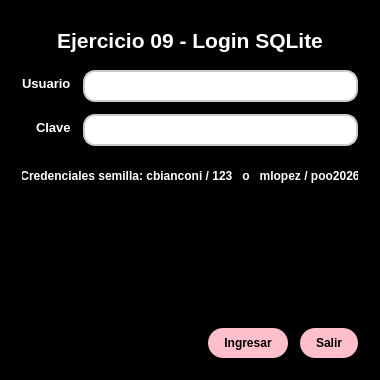
<?xml version="1.0" encoding="UTF-8"?>
<ui version="4.0">
 <class>Login</class>
 <widget class="QWidget" name="Login">
  <property name="geometry">
   <rect>
    <x>0</x>
    <y>0</y>
    <width>380</width>
    <height>380</height>
   </rect>
  </property>
  <property name="minimumSize">
   <size>
    <width>380</width>
    <height>380</height>
   </size>
  </property>
  <property name="maximumSize">
   <size>
    <width>380</width>
    <height>380</height>
   </size>
  </property>
  <property name="windowTitle">
   <string>Login</string>
  </property>
  <property name="autoFillBackground">
   <bool>false</bool>
  </property>
  <property name="styleSheet">
   <string notr="true">background-color: black;</string>
  </property>
  <layout class="QVBoxLayout" name="verticalLayout">
   <property name="spacing">
    <number>12</number>
   </property>
   <property name="leftMargin">
    <number>22</number>
   </property>
   <property name="topMargin">
    <number>22</number>
   </property>
   <property name="rightMargin">
    <number>22</number>
   </property>
   <property name="bottomMargin">
    <number>22</number>
   </property>
   <item>
    <widget class="QLabel" name="lblTitulo">
     <property name="font">
      <font>
       <pointsize>16</pointsize>
       <bold>true</bold>
      </font>
     </property>
     <property name="styleSheet">
      <string notr="true">color: white;</string>
     </property>
     <property name="text">
      <string>Ejercicio 09 - Login SQLite</string>
     </property>
     <property name="alignment">
      <set>Qt::AlignmentFlag::AlignCenter</set>
     </property>
    </widget>
   </item>
   <item>
    <layout class="QFormLayout" name="formLayout">
     <property name="labelAlignment">
      <set>Qt::AlignmentFlag::AlignRight|Qt::AlignmentFlag::AlignTrailing|Qt::AlignmentFlag::AlignVCenter</set>
     </property>
     <item row="0" column="0">
      <widget class="QLabel" name="labelUsuario">
       <property name="font">
        <font>
         <pointsize>10</pointsize>
         <bold>true</bold>
        </font>
       </property>
       <property name="styleSheet">
        <string notr="true">color:white;</string>
       </property>
       <property name="text">
        <string>Usuario</string>
       </property>
      </widget>
     </item>
     <item row="0" column="1">
      <widget class="QLineEdit" name="leUsuario">
       <property name="styleSheet">
        <string notr="true">QLineEdit {
    background-color: white;
    border: 2px solid #ccc;
    border-radius: 12px;   /* redondeado */
    padding: 6px 10px;
    color: black;          /* texto */
}</string>
       </property>
      </widget>
     </item>
     <item row="1" column="0">
      <widget class="QLabel" name="labelClave">
       <property name="font">
        <font>
         <pointsize>10</pointsize>
         <bold>true</bold>
        </font>
       </property>
       <property name="styleSheet">
        <string notr="true">color:white;</string>
       </property>
       <property name="text">
        <string>Clave</string>
       </property>
      </widget>
     </item>
     <item row="1" column="1">
      <widget class="QLineEdit" name="leClave">
       <property name="styleSheet">
        <string notr="true">QLineEdit {
    background-color: white;
    border: 2px solid #ccc;
    border-radius: 12px;   /* redondeado */
    padding: 6px 10px;
    color: black;          /* texto */
}</string>
       </property>
       <property name="echoMode">
        <enum>QLineEdit::EchoMode::Password</enum>
       </property>
      </widget>
     </item>
    </layout>
   </item>
   <item>
    <widget class="QLabel" name="lblCredenciales">
     <property name="font">
      <font>
       <bold>true</bold>
      </font>
     </property>
     <property name="styleSheet">
      <string notr="true">color: white;</string>
     </property>
     <property name="text">
      <string>Credenciales semilla: cbianconi / 123   o   mlopez / poo2026</string>
     </property>
     <property name="alignment">
      <set>Qt::AlignmentFlag::AlignCenter</set>
     </property>
    </widget>
   </item>
   <item alignment="Qt::AlignmentFlag::AlignHCenter">
    <widget class="QLabel" name="lblImagenFlores">
     <property name="sizePolicy">
      <sizepolicy hsizetype="Fixed" vsizetype="Fixed">
       <horstretch>0</horstretch>
       <verstretch>0</verstretch>
      </sizepolicy>
     </property>
     <property name="minimumSize">
      <size>
       <width>110</width>
       <height>110</height>
      </size>
     </property>
     <property name="maximumSize">
      <size>
       <width>110</width>
       <height>110</height>
      </size>
     </property>
     <property name="mouseTracking">
      <bool>false</bool>
     </property>
     <property name="text">
      <string/>
     </property>
     <property name="textFormat">
      <enum>Qt::TextFormat::PlainText</enum>
     </property>
     <property name="pixmap">
      <pixmap resource="recursos.qrc">:/imagenes/flores.png</pixmap>
     </property>
     <property name="scaledContents">
      <bool>true</bool>
     </property>
     <property name="alignment">
      <set>Qt::AlignmentFlag::AlignCenter</set>
     </property>
     <property name="openExternalLinks">
      <bool>false</bool>
     </property>
   </widget>
   </item>
   <item>
    <layout class="QHBoxLayout" name="horizontalLayout">
     <item>
      <spacer name="horizontalSpacer">
       <property name="orientation">
        <enum>Qt::Orientation::Horizontal</enum>
       </property>
       <property name="sizeHint" stdset="0">
        <size>
         <width>40</width>
         <height>20</height>
        </size>
       </property>
      </spacer>
     </item>
     <item>
      <widget class="QPushButton" name="pbIngresar">
       <property name="font">
        <font>
         <italic>false</italic>
         <bold>true</bold>
        </font>
       </property>
       <property name="styleSheet">
        <string notr="true">QPushButton {
    background-color: pink;     /* estado normal */
    color: black;               /* letras negras */
    border: none;
    border-radius: 15px;
    padding: 8px 16px;
}

QPushButton:hover {
    background-color: #ffb6c1;  /* rosa un poco más intenso */
    color: black;
}

QPushButton:pressed {
    background-color: #ff69b4;  /* rosa más oscuro al presionar */
    color: black;
}</string>
       </property>
       <property name="text">
        <string>Ingresar</string>
       </property>
      </widget>
     </item>
     <item>
      <widget class="QPushButton" name="pbSalir">
       <property name="font">
        <font>
         <bold>true</bold>
        </font>
       </property>
       <property name="styleSheet">
        <string notr="true">QPushButton {
    background-color: pink;     /* estado normal */
    color: black;               /* letras negras */
    border: none;
    border-radius: 15px;
    padding: 8px 16px;
}

QPushButton:hover {
    background-color: #ffb6c1;  /* rosa un poco más intenso */
    color: black;
}

QPushButton:pressed {
    background-color: #ff69b4;  /* rosa más oscuro al presionar */
    color: black;
}</string>
       </property>
       <property name="text">
        <string>Salir</string>
       </property>
      </widget>
     </item>
    </layout>
   </item>
  </layout>
 </widget>
 <resources>
  <include location="recursos.qrc"/>
 </resources>
 <connections/>
</ui>
